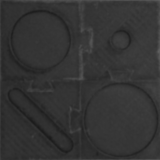
#> input picture assembly_vision/config/tray_observation_reference.png, 160 x 160 px
$ python c1_measure_fov.py --source '../../ai_测试工具/工位帧/原图/pocketcheck_sample.png' --path ../config/tray_observation_reference.png
#> lines starting #> are read from the running program, lines starting #| are printed output that depends on the picture; after the words box and inside, x2 and y2 are one past the last pixel; in counts of white or black regions, pixels touching at a corner belong together
### assembly_vision/assemvision/imgio.py
# -*- coding: utf-8 -*-
"""兼容中文路径的图片读写。

★ 为什么需要这个：OpenCV 在 Windows 上用窄字符 API 打开文件，路径里只要有中文，
  cv2.imread / cv2.imwrite 就会**静默失败**（不抛异常，只是返回 None / 返回 False）。
  本项目的目录名是中文，所以全项目统一走这里的函数。

Linux（树莓派）本来没问题，用这个也不会有额外代价。
"""
from __future__ import annotations

import os
from typing import Optional, Sequence

import cv2
import numpy as np


def imread_safe(path: str, flags: int = cv2.IMREAD_COLOR) -> Optional[np.ndarray]:
    """读图，支持中文路径。失败返回 None。"""
#> called with path = '../config/tray_observation_reference.png', flags = 1
    try:
        buf = np.fromfile(path, dtype=np.uint8)
    except OSError:
        return None
    if buf.size == 0:
        return None
    img = cv2.imdecode(buf, flags)
#> img is the input picture: shape (160, 160, 3); min 26, max 95, mean 51.6
    return img


# [67 lines left out: functions imwrite_safe, videowriter_safe, not called in this run]

### assembly_vision/calib/_util.py
# -*- coding: utf-8 -*-
"""标定脚本公用工具。"""
from __future__ import annotations

import os
import sys
import time

import cv2
import numpy as np

HERE = os.path.dirname(os.path.abspath(__file__))
ROOT = os.path.dirname(HERE)
sys.path.insert(0, ROOT)

from assemvision.config import Config, load_config, merge   # noqa: E402
from assemvision.imgio import imread_safe, imwrite_safe      # noqa: E402


def paths():
    return dict(
        root=ROOT,
        camera=os.path.join(ROOT, "config", "camera.yaml"),
        workpiece=os.path.join(ROOT, "config", "workpiece.yaml"),
        calib=os.path.join(ROOT, "config", "calibration.yaml"),
        refs=os.path.join(ROOT, "data", "refs"),
    )


def load_all(args_camera: str = "", args_workpiece: str = "") -> tuple:
    p = paths()
    cam = load_config(args_camera or p["camera"])
    wp = load_config(args_workpiece or p["workpiece"])
    calib = load_config(p["calib"], required=False)
    if not calib.data:
        calib = Config({"meta": {"created_at": time.strftime("%Y-%m-%dT%H:%M:%S")}}, p["calib"])
    return cam, wp, calib


def save_calib(calib: Config, out: str = "") -> str:
    p = paths()
    return calib.save(out or p["calib"])


# ── 分段预览：让标定脚本"看得见" ─────────────────────────────
# ★★ 为什么必须有（实测踩过，代价很大）：
#   c5 之前是"盲跑"—— 用户在终端按回车，脚本自己去抓帧判断，
#   中途**完全看不到画面**。结果一次严重过曝（曝光 -5.0 在当前光照下
#   近全白像素 8%、轮盘的黄铜面积从 3200px 塌到 626px）把整条判据链弄废，
#   而界面上只是"看着亮一点"，终端只报一句"扫优失败"，无从下手。
#   所以标定的每一步都必须能**看到画面 + 看到过曝量 + 看到分割结果**。
_PREVIEW_WIN = "标定预览  [空格/回车=继续  q/ESC=中止]"
# 供标定脚本在预览结束后关掉窗口用
PREVIEW_WIN_NAME = _PREVIEW_WIN


# [226 lines left out: functions preview_until_key, ask_or_preview, warmup, open_source, grab_full, grab_small and 1 more, not called in this run]


def show_and_pick(image, n: int = 2, window: str = "pick",
                  src=None, interval: float = 0.02, want_full: bool = True,
                  show_both: bool = True) -> list:
    """实时预览 + 在画面上点 n 个点。返回像素坐标列表。

    参数
      image      起始画面（连不上相机时退回用它）
      src        图像来源；给了就连续取流
      interval   取流间隔（秒）
      want_full  取全分辨率帧（点像素坐标必须用全分辨率）
      show_both  ★ True = 显示**左右眼合并**的完整拼接图（默认）
                    False = 只显示左眼
                 为什么要合并显示：标定时你需要看到相机的完整视野来判断摆放，
                 只给一半画面会让人以为"视野被裁了"。而**点的坐标仍然只取左半**，
                 所以返回的像素坐标与"只显示左眼"时完全一致。

    ★ 算法本身全程只用左眼（分割/覆盖率/辐条都在左眼上做），
      所以左眼必须能看全工件 —— 这点不会因为显示方式而改变。

    按键：鼠标左键=取点（只能点在左半），r=重来，回车/空格=确认，ESC=取消
    """
#> called with n = 2, window = 'pick', interval = 0.02, want_full = True, show_both = True
    pts = []
    disp = image.copy()
    latest = {"img": None}
    # 点击边界：合并显示时只允许点左半，避免误点到右眼造成坐标错乱
    bound = {"x_max": None}

    # [8 lines left out: function on_mouse, not called in this run]

    cv2.namedWindow(window, cv2.WINDOW_NORMAL)
    # ★ 窗口尺寸必须把"标题栏 + 边框"算进去，否则底部会被屏幕切掉
    try:
        h0, w0 = disp.shape[:2]
#> h0 = 160; w0 = 160
        scale = max(0.5, min(1100.0 / max(1, w0), 780.0 / max(1, h0)))
#> scale = 4.88
        cv2.resizeWindow(window, int(w0 * scale), int(h0 * scale))
    except Exception:                                          # noqa: BLE001
        cv2.resizeWindow(window, 800, 700)
    cv2.setMouseCallback(window, on_mouse)

    while True:
        if src is not None:
            f = src.read(want_full=want_full) if hasattr(src, "read") else None
            img = None
            eye_w = None
            if f is not None:
                left = getattr(f, "left", None)
                right = getattr(f, "right", None)
                if want_full and getattr(f, "left_full", None) is not None:
                    left = f.left_full
                    right = getattr(f, "right_full", None)
                if left is not None:
                    if show_both and right is not None and right.shape[:2] == left.shape[:2]:
                        img = np.hstack([left, right])
                        eye_w = left.shape[1]
                    else:
                        img = left
                        eye_w = None
            if img is not None:
                latest["img"] = img
                bound["x_max"] = eye_w
            if latest["img"] is not None:
                disp = latest["img"].copy()
                # 合并显示时：画中缝 + 标注哪一半是算法用的
                if bound["x_max"] is not None:
                    xm = bound["x_max"]
                    cv2.line(disp, (xm, 0), (xm, disp.shape[0]), (0, 255, 255), 2)
                    cv2.putText(disp, "LEFT (used by algorithm) - click here",
                                (12, 70), cv2.FONT_HERSHEY_SIMPLEX, 0.6,
                                (0, 0, 0), 4, cv2.LINE_AA)
                    cv2.putText(disp, "LEFT (used by algorithm) - click here",
                                (12, 70), cv2.FONT_HERSHEY_SIMPLEX, 0.6,
                                (0, 255, 255), 2, cv2.LINE_AA)
                for i, (px, py) in enumerate(pts):
                    cv2.circle(disp, (px, py), 5, (0, 0, 255), -1)
                    cv2.circle(disp, (px, py), 9, (255, 255, 255), 1)
                    cv2.putText(disp, "P%d" % (i + 1), (px + 10, py - 10),
                                cv2.FONT_HERSHEY_SIMPLEX, 0.9, (0, 0, 0), 4, cv2.LINE_AA)
                    cv2.putText(disp, "P%d" % (i + 1), (px + 10, py - 10),
                                cv2.FONT_HERSHEY_SIMPLEX, 0.9, (0, 0, 255), 2, cv2.LINE_AA)
        # ★ 提示必须用 ASCII：OpenCV 自带字体画不了中文，会显示成一串 ????
        tip = "picked %d/%d  |  L-click=pick  r=reset  ENTER=ok  ESC=cancel" % (len(pts), n)
        h, w = disp.shape[:2]
#> h = 160; w = 160
        cv2.rectangle(disp, (0, 0), (w, 40), (0, 0, 0), -1)
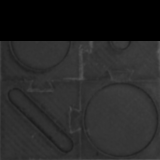
#> disp: shape (160, 160, 3); min 0, max 95, mean 37.9
        cv2.putText(disp, tip, (12, 28), cv2.FONT_HERSHEY_SIMPLEX, 0.7,
                    (0, 255, 0), 2, cv2.LINE_AA)
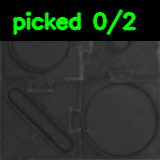
#> disp: shape (160, 160, 3); 5.86% of pixels changed, all inside (x1, y1, x2, y2) = (12, 9, 137, 36)
        if bound["x_max"] is not None:
            side = "LEFT half = the eye the algorithm uses"
        else:
            side = "single eye view"
        cv2.putText(disp, side, (w - 420, 28), cv2.FONT_HERSHEY_SIMPLEX, 0.55,
                    (200, 200, 200), 1, cv2.LINE_AA)
        # 底部提示条（不贴最底边，窗口被裁也不会只剩一半）
        if len(pts) >= n:
            bot = ">> press ENTER to confirm, r to redo"
            col = (0, 255, 255)
        else:
            bot = ">> click point %d of %d  (left half only)" % (len(pts) + 1, n)
            col = (200, 200, 200)
        cv2.rectangle(disp, (0, h - 46), (w, h), (0, 0, 0), -1)
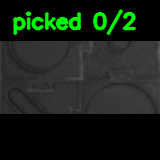
#> disp: shape (160, 160, 3); mean B, G, R 23.7, 34, 23.7
        cv2.putText(disp, bot, (12, h - 14), cv2.FONT_HERSHEY_SIMPLEX, 0.7,
                    col, 2, cv2.LINE_AA)
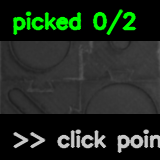
#> disp: shape (160, 160, 3); 5.94% of pixels changed, all inside (x1, y1, x2, y2) = (12, 129, 160, 153)
        cv2.imshow(window, disp)
        k = cv2.waitKey(1) & 0xFF
#> (key q is pressed here)
        if len(pts) >= n and k in (13, 32):     # 回车 / 空格
            break
        if k == 27:                             # ESC
            pts = []
            break
        if k == ord("r"):
            pts = []
        if src is not None and interval > 0:
            time.sleep(interval)
    cv2.destroyWindow(window)
    return pts

### assembly_vision/assemvision/config.py
# -*- coding: utf-8 -*-
"""配置加载：YAML 优先，没装 PyYAML 时自动退回 JSON（同名 .json）。

用法：
    cfg = load_config("config/camera.yaml")
    cfg.get("capture.fourcc")            # -> 'MJPG'
    cfg.get("ui.panel_ratio", 0.2)       # 带默认值
"""
from __future__ import annotations

import json
import os
from typing import Any, Dict, Optional

_UNSET = object()


class Config:
    """给嵌套 dict 加一点便利访问，不改变原始结构。"""

    def __init__(self, data: Optional[Dict[str, Any]] = None, path: str = "") -> None:
        self.data: Dict[str, Any] = data or {}
        self.path = path

    # ---------- 读取 ----------
    # [10 lines left out: function get, not called in this run]

    def __getitem__(self, dotted: str) -> Any:
        return self.get(dotted)

    # [18 lines left out: functions __contains__, set, not called in this run]

    def update(self, other: "Config") -> None:
        _deep_update(self.data, other.data)

    # [14 lines left out: function save, not called in this run]

    def __repr__(self) -> str:
        return "Config(%s)" % (self.path or "<inline>")


def _import_yaml():
    try:
        import yaml  # type: ignore
        return yaml
    except ImportError:
        return None


# [6 lines left out: function _deep_update, not called in this run]


def load_config(path: str, required: bool = True) -> Config:
    """加载配置。.yaml 需要 PyYAML；没有就尝试同目录同名 .json。"""
    if not os.path.exists(path):
        alt = os.path.splitext(path)[0] + ".json"
        if os.path.exists(alt):
            path = alt
        elif required:
            raise FileNotFoundError("配置文件不存在: %s（也没有 %s）" % (path, alt))
        else:
            return Config({}, path)

    if path.lower().endswith((".yaml", ".yml")):
        yaml = _import_yaml()
        if yaml is None:
            alt = os.path.splitext(path)[0] + ".json"
            if os.path.exists(alt):
                with open(alt, "r", encoding="utf-8") as f:
                    return Config(json.load(f), alt)
            raise ImportError(
                "读取 %s 需要 PyYAML。请执行：pip install PyYAML\n"
                "或者把配置改成同名 .json 文件。" % path)
        with open(path, "r", encoding="utf-8") as f:
            data = yaml.safe_load(f) or {}
    else:
        with open(path, "r", encoding="utf-8") as f:
            data = json.load(f)

    return Config(data, path)


# [7 lines left out: function merge, not called in this run]

### assembly_vision/calib/c1_measure_fov.py
# -*- coding: utf-8 -*-
"""c1 实测 GSD 与真实焦距。

★★ 这是整个项目最该先做的一步（5 分钟）。
   厂家规格自相矛盾：EFL 3.7mm + 1/3" 传感器只能推出 78° 对角视场，
   规格书却写 FOV 100°。真实焦距差 1.5 倍，所有阈值都跟着差 1.5 倍。

做法
    1. 把相机架到最终高度（40-50 cm）
    2. 在料盘位置平放一把钢尺（或贴一条已知长度的纸条）
    3. 跑本脚本，在图上点出钢尺上两段已知距离的两个端点
    4. 输入这段的实际长度（mm）

用法
    python calib/c1_measure_fov.py                       # 用相机
    python calib/c1_measure_fov.py --path ruler.jpg      # 用一张图
"""
from __future__ import annotations

import argparse
import os
import sys

import cv2
import numpy as np

sys.path.insert(0, os.path.dirname(os.path.abspath(__file__)))
from _util import (ask, grab_full, imread_safe, load_all, open_source,  # noqa: E402
                   save_calib, show_and_pick)

# 像元尺寸（µm）—— **仅用于"反推焦距"这个副产品**，不影响 GSD。
#
# ★ 重要：实测证明这个值无法用标称参数凑齐，别再纠结：
#     实测（用户确认料盘 160mm、工作距离 360mm）:
#         GSD = 0.8510 mm/px   ->  fov 覆盖 544.7 x 408.5 mm
#     若按 f=3.0mm + 5.0µm 反推:  算得 GSD 应为 0.595 mm/px（差 1.4 倍）
#     若按 f=3.0mm + 3.75µm 反推: 算得 GSD 应为 0.446 mm/px（差 1.9 倍）
#     若按 f=2.51mm + 3.75µm 反推: 算得 GSD 应为 0.534 mm/px（差 1.6 倍）
#   => 标称参数（焦距/像元）与实测对不上，但**这不影响 GSD**：
#      GSD 是从"点出的像素距离 ÷ 已知实际长度"直接算出来的，不依赖任何镜头假设。
#   => 所以：**以 GSD 为准，焦距反推值只作参考**，不要因为它偏差大就怀疑 GSD。
#   => 真要提精度，唯一的办法是拉近工作距离或换更长焦的镜头（见 README）。
PIXEL_UM = 5.0
# 厂家标称视场角/焦距（用于核对反推结果）。注意有两款镜头：
#   80° 无畸变 / 3.0 mm
#   130°        / 2.51 mm
NOMINAL_FOCAL_MM = 3.0
NOMINAL_FOV_DEG = 80.0


def main() -> int:
    ap = argparse.ArgumentParser()
    ap.add_argument("--source", default=None)
    ap.add_argument("--path", default=None)
    ap.add_argument("--camera", default="")
    ap.add_argument("--workpiece", default="")
    ap.add_argument("--distance-mm", type=float, default=0.0,
                    help="相机到料盘的实测工作距离（mm），用于反推焦距")
    ap.add_argument("--known-mm", type=float, default=0.0,
                    help="点的两个点之间的实际长度（mm）；不给就交互输入")
    ap.add_argument("--px", default="", help="直接给两个像素点，如 '100,200;900,200'")
    ap.add_argument("--out", default="")
    args = ap.parse_args()

    cam, wp, calib = load_all(args.camera, args.workpiece)

    if args.path:
        img = imread_safe(args.path)
        if img is None:
            print("读不到图:", args.path)
            return 1
        src = None
    else:
        src = open_source(cam, args)
        img, _ = grab_full(src)
        if img is None:
            print("抓不到帧")
            return 1

    # 取两个点
    if args.px:
        pts = [tuple(float(v) for v in seg.split(","))
               for seg in args.px.split(";") if seg.strip()]
    else:
        print("窗口里连续取流显示：左键点两个端点，r 重来，回车确认，ESC 取消")
        # ★ 传 src 进去 → 窗口里是**实时画面**，可以边看边调摆放/对焦
        pts = show_and_pick(img, 2, src=src)
#> pts = []
    if len(pts) < 2:
        print("没有取到两个点")
        return 1

    px_dist = float(np.hypot(pts[1][0] - pts[0][0], pts[1][1] - pts[0][1]))
    known = args.known_mm or 0.0
    if known <= 0:
        known = float(ask("这两点的实际长度是多少 mm？", "100"))
    gsd = known / px_dist                      # mm / px
    dist = args.distance_mm
    if dist <= 0:
        dist = float(ask("相机到该平面的工作距离是多少 mm？（实测）", "400"))

    # 由 GSD 反推焦距：m = f/(d-f)，GSD = 像元/m
    m = (PIXEL_UM / 1000.0) / gsd              # 放大率
    f_mm = m * dist / (1.0 + m)                # 解 f = m(d-f) 里的 f

    h, w = img.shape[:2]
    print()
    print("=" * 66)
    print(" 两点像素距 = %.1f px，实际 = %.1f mm" % (px_dist, known))
    print(" 工作距离   = %.0f mm" % dist)
    print(" >>> GSD           = %.4f mm/px   （= 每像素 %.3f mm）" % (gsd, gsd))
    print(" >>> 每毫米多少像素 = %.3f px/mm" % (1.0 / gsd if gsd > 0 else 0.0))
    print(" >>> 反推焦距 f    = %.3f mm   （厂家标称 %.1f mm / %d°；按像元 %.2f µm 反推）"
          % (f_mm, NOMINAL_FOCAL_MM, int(NOMINAL_FOV_DEG), PIXEL_UM))
    dev = abs(f_mm - NOMINAL_FOCAL_MM) / max(1e-6, NOMINAL_FOCAL_MM)
    print("     与标称偏差   = %.0f%%   %s"
          % (dev * 100.0,
             "正常（说明像元常数 PIXEL_UM 用对了）" if dev < 0.15
             else "★ 偏大：核对 --distance-mm 是否量准、PIXEL_UM 是否与实际传感器相符"))
    print(" >>> 全画幅覆盖    = %.1f x %.1f mm  (%dx%d)" % (w * gsd, h * gsd, w, h))
    print()
    print(" 派生：料盘 160mm 占 %.0f px；装配位 Ø90mm 占 %.0f px"
          % (160.0 / gsd, 90.0 / gsd))
    print(" 可判定的尺寸下限约 %.2f mm（3-5 像素）" % (gsd * 4))
    print("=" * 66)

    calib.set("fov.work_distance_mm", dist)
    calib.set("fov.gsd_mm_per_px", round(gsd, 5))
    calib.set("fov.focal_mm_derived", round(f_mm, 4))
    calib.set("fov.frame_width_mm", round(w * gsd, 2))
    calib.set("fov.frame_height_mm", round(h * gsd, 2))
    calib.set("fov.pixel_um", PIXEL_UM)
    print("已写入:", save_calib(calib, args.out))

    if src is not None:
        src.close()
    return 0


if __name__ == "__main__":
#> (the run stopped early here; a loop or call above may not have finished)
